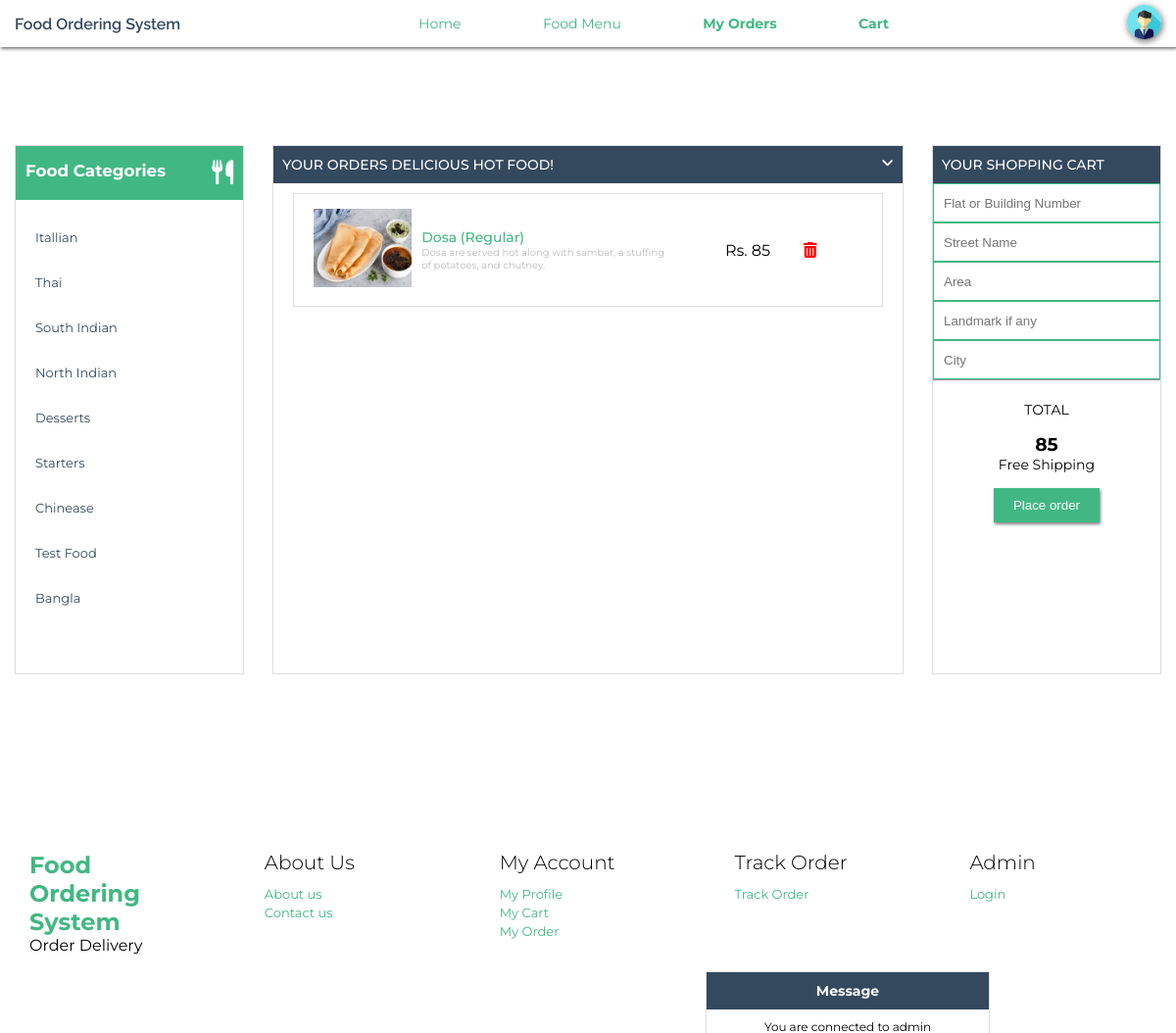
The page /cart.php (signed in) on the database its author committed.
### tables this page shows
CREATE TABLE `tblcategory` (
  `ID` int(5) NOT NULL,
  `CategoryName` varchar(120) DEFAULT NULL,
  `CreationDate` timestamp NULL DEFAULT current_timestamp()
);

CREATE TABLE `tblorders` (
  `ID` int(11) NOT NULL,
  `UserId` char(10) DEFAULT NULL,
  `FoodId` char(10) DEFAULT NULL,
  `IsOrderPlaced` int(11) DEFAULT NULL,
  `OrderNumber` char(100) DEFAULT NULL
);

CREATE TABLE `tblfood` (
  `ID` int(10) NOT NULL,
  `CategoryName` varchar(120) DEFAULT NULL,
  `ItemName` varchar(120) DEFAULT NULL,
  `ItemPrice` varchar(120) DEFAULT NULL,
  `ItemDes` varchar(500) DEFAULT NULL,
  `Image` varchar(120) DEFAULT NULL,
  `ItemQty` varchar(120) DEFAULT NULL
);

### cart.php (the view, shortened to what this page needs)
<?php
include_once('includes/dbconnection.php');
if (strlen($_SESSION['fosuid']==0)) {
  header('location:logout.php');
  } else{
    ?>
<!DOCTYPE html>
<html lang="en">
<head>
    <link href="css/animsition.min.css" rel="stylesheet">
<link href="css/font-awesome.min.css" rel="stylesheet">
    <link href="css/animate.css" rel="stylesheet">
    <link href="css/style.css" rel="stylesheet">
    <link href="css/order.css" rel="stylesheet">
    <link href="css/order-detail.css" rel="stylesheet">
    <link href="css/cart.css" rel="stylesheet">
</head>
<body>
    <div class="site-wrapper animsition" data-animsition-in="fade-in" data-animsition-out="fade-out">
        <header id="header" class="header-scroll top-header headrom">
            <?php include_once('includes/header.php');?>
        </header>
        <div>
            <div class="container">
                <div class="order-row">
                    <div class="menu">
                        <div class="sidebar">
                            <div class="main-block">
                                <div class="sidebar-title">
                                    <h6>Food Categories</h6> <i class="fa fa-cutlery pull-right"></i>
                                </div>
                                <ul id="food-menu">
                                    <?php
      $query=mysqli_query($con,"select * from  tblcategory");
              while($row=mysqli_fetch_array($query))
              {
              ?>
                                    <li>
                                        <label class="custom-control custom-checkbox">
                                            <span class="custom-control-description"><a
                                                    href="viewfood-categorywise.php?catid=<?php echo $row['CategoryName'];?>"><?php echo $row['CategoryName'];?></a></span>
                                        </label>
                                    </li>
                                    <?php } ?>
                                </ul>
                            </div>
                        </div>
                    </div>
                    <div class="mid-menu">
                        <div class="menu-widget">
                            <div class="widget-heading">
                                <h3 class="widget-title text-dark">
                                    Your ORDERS Delicious hot food! <a class="btn btn-link pull-right" href="#popular">
                                        <i class="fa fa-angle-down pull-right"></i>
                                    </a>
                                </h3>
                            </div>
                            <div class="order-collapse" id="1">
                                <?php
$userid= $_SESSION['fosuid'];
$query=mysqli_query($con,"select tblorders.ID as frid,tblfood.Image,tblfood.ItemName,tblfood.ItemDes,tblfood.ItemPrice,tblfood.ItemQty,tblorders.FoodId from tblorders join tblfood on tblfood.ID=tblorders.FoodId where tblorders.UserId='$userid' and tblorders.IsOrderPlaced is null");
$num=mysqli_num_rows($query);
if($num>0){
while ($row=mysqli_fetch_array($query)) {
?>
                                <div class="order-items">
                                    <div class="order-content">
                                        <div class="rest-logo pull-left">
                                            <a class="restaurant-logo pull-left" href="#"><img
                                                    src="admin/itemimages/<?php echo $row['Image']?>" width="100"
                                                    height="80" alt="<?php echo $row['ItemName']?>"></a>
                                        </div>
                                        <div class="rest-descr">
                                            <h6><a
                                                    href="food-detail.php?fid=<?php echo $_SESSION['fid']=$row['FoodId'];?>"><?php echo $row['ItemName']?>
                                                    (<?php echo $row['ItemQty']?>) </a></h6>
                                            <p> <?php echo $row['ItemDes']?></p>
                                        </div>
                                    </div>
                                    <div class="item-cart-info"> <span class="order-price">Rs.
                                            <?php echo $total=$row['ItemPrice']?>&nbsp;&nbsp;&nbsp;&nbsp;&nbsp;&nbsp;&nbsp;
                                            <a href="cart.php?delid=<?php echo $row['frid'];?>"
                                                onclick="return confirm('Do you really want to delete?');" ;><i
                                                    class="fa fa-trash" aria-hidden="true"
                                                    title=""></i></a></span>
                                    </div>
                                </div>
                                <?php
$grandtotal+=$total;
                            }
} else {
    echo "You cart is empty.";
}
                            ?>
                            </div>
                        </div>
                    </div>
                    <?php if($num>0){?>
                    <div class="menu order-sidebar">
                        <form method="post">
                            <div>
                                <div class="sidebar-wrap">
                                    <div class="widget widget-cart">
                                        <div class="widget-heading">
                                            <h3 class="widget-title text-dark">
                                                Your Shopping Cart
                                            </h3>
                                        </div>
                                        <div class="">
                                            <div class="widget-body">
                                                <div class="form-group row no-gutter">
                                                    <div class="col-lg-12">
                                                        <input type="text" name="flatbldgnumber"
                                                            placeholder="Flat or Building Number" class="form-control"
                                                            required="true">
                                                        <input type="text" name="streename" placeholder="Street Name"
                                                            class="form-control" required="true">
                                                        <input type="text" name="area" placeholder="Area"
                                                            class="form-control" required="true">
                                                        <input type="text" name="landmark" placeholder="Landmark if any"
                                                            class="form-control">
                                                        <input type="text" name="city" placeholder="City"
                                                            class="form-control">
                                                    </div>
                                                </div>
                                            </div>
                                            <hr />
                                            <div class="widget-body">
                                                <div class="price-wrap">
                                                    <p>TOTAL</p>
                                                    <h3 class="value"><strong><?php echo $grandtotal;?></strong></h3>
                                                    <p>Free Shipping</p>
                                                    <button type="submit" name="placeorder"
                                                        class="btn theme-btn btn-lg">Place order</button>
                                                </div>
                                            </div>
                                        </div>
                                    </div>
                                </div>
                            </div>
                        </form>
                    </div>
                    <?php } ?>
                </div>
            </div>
            <?php include('includes/footer.php');?>
        </div>
</body>
</html>
<?php } ?>

### css/style.css (style rules this page uses)
:root { --font-dark:#34495E; --font-white:#ffffff; --font-primary:#41B883; --bg-primary:#34495E; --bg-secondary:#41B883; }
* { margin: 0; padding: 0; box-sizing: border-box; }
body { font-family: 'Montserrat', sans-serif; }
a { text-decoration: none; }
p { font-size: 14px; }
.container { max-width: 1170px; margin:0 auto; }
header { box-shadow: 1px 2px 3px rgba(0,0,0,0.5); background: white; }
.form-group input { height: 40px; padding: 10px; border: 1px solid var(--bg-secondary); width: 100%; }

### css/order.css (style rules this page uses)
.menu { background: white; padding: 20px 15px; width: 30%; }
.sidebar-title { background: var(--bg-secondary); padding: 15px 10px; color: white; font-size: 25px; display: flex; justify-content: space-between; }
.order-row { display: flex; justify-content: space-between; }
ul#food-menu { list-style: none; margin-top: 15px; }
ul#food-menu li a { display: block; padding: 15px 20px; font-size: 13px; color: var(--font-dark); }

### css/order-detail.css (style rules this page uses)
.order-row { padding: 100px 0; justify-content: space-between; }
.mid-menu { background-color: white; width: 55%; }
.menu { width: 20%; padding: 0; }
.widget-heading { padding: 10px 9px; background: var(--bg-primary); color: white; }
h3.widget-title { font-size: 14px; text-transform: uppercase; font-weight: 500; }
h3.widget-title a { color: white; float: right; }
.order-content { display: flex; align-items: center; flex-basis: 65%; }
.item-cart-info { flex-basis: 25%; }
.order-items { display: flex; align-items: center; justify-content: space-between; padding: 15px 20px; margin-bottom: 10px; border: 1px solid #ddd; }
.order-collapse { padding: 10px 20px; height: 500px; overflow-y: auto; }
.rest-descr { margin-left: 10px; }
.price-wrap { padding: 20px; text-align: center; }
.price-wrap p { margin-bottom: 15px; }
.rest-descr h6 a { color: var(--font-primary); font-size: 14px; font-weight: 500; }
.rest-descr p { font-size: 10px; color: #bbb; }

### css/cart.css (style rules this page uses)
span.order-price a i { color: red; }
.price-wrap .theme-btn { background: var(--bg-secondary); display: inline-block; padding: 10px 20px; color: white; border: none; box-shadow: 1px 2px 3px rgba(0,0,0,0.5); }
.menu, .mid-menu { border: 1px solid #ddd; }

### rows shown on the page
tblcategory: CategoryName "Itallian"
tblcategory: CategoryName "Thai"
tblcategory: CategoryName "South Indian"
tblcategory: CategoryName "North Indian"
tblcategory: CategoryName "Desserts"
tblcategory: CategoryName "Starters"
tblcategory: CategoryName "Chinease"
tblcategory: CategoryName "Test Food"
tblcategory: CategoryName "Bangla"
tblorders: FoodId.Image (picture), FoodId.ItemName "Dosa", FoodId.ItemQty "Regular", FoodId.ItemDes "Dosa are served hot along with sambar, a stuffing of potatoes, and chutney.", FoodId.ItemPrice "85"

### other values the page prints
$grandtotal "85"
